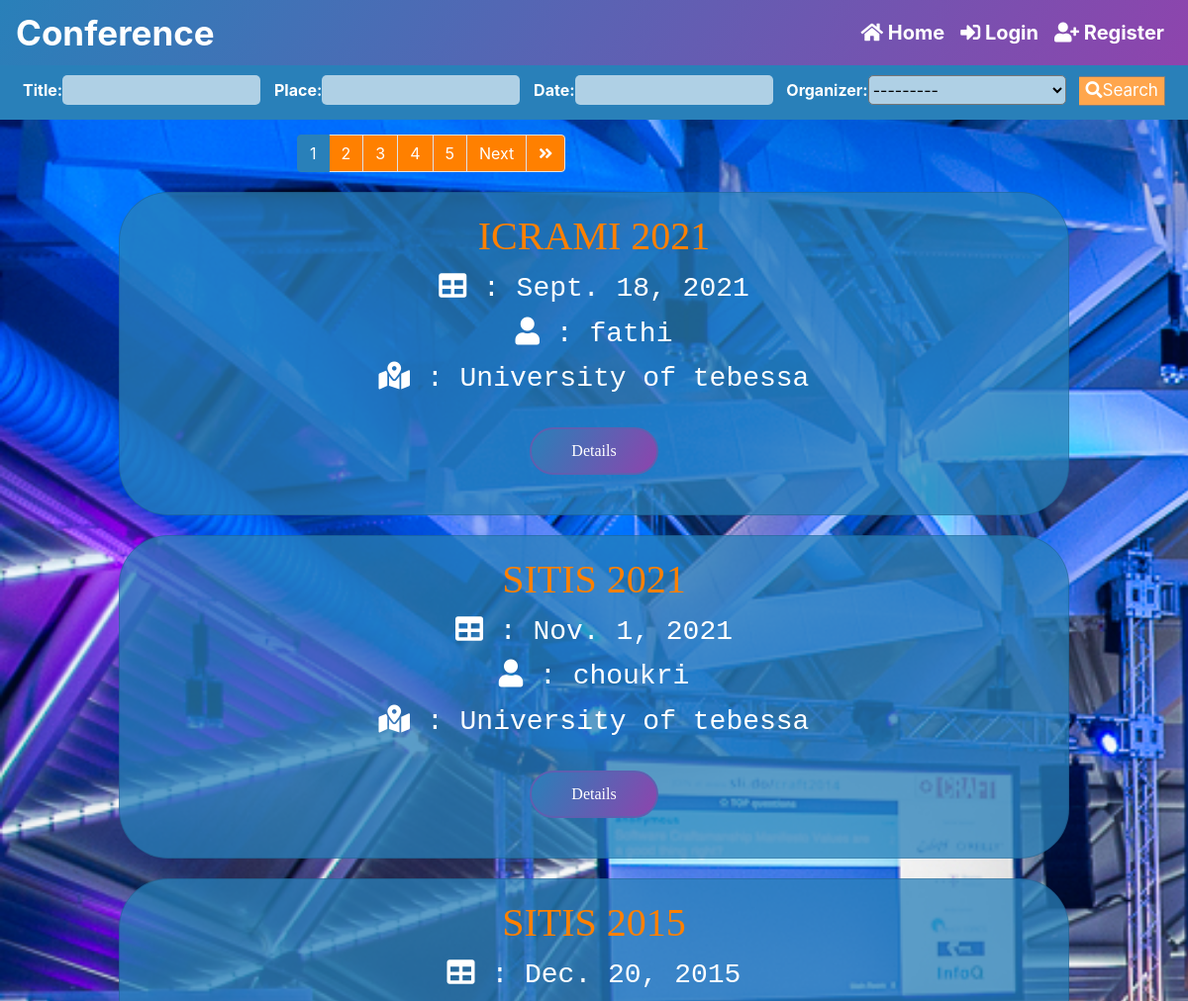
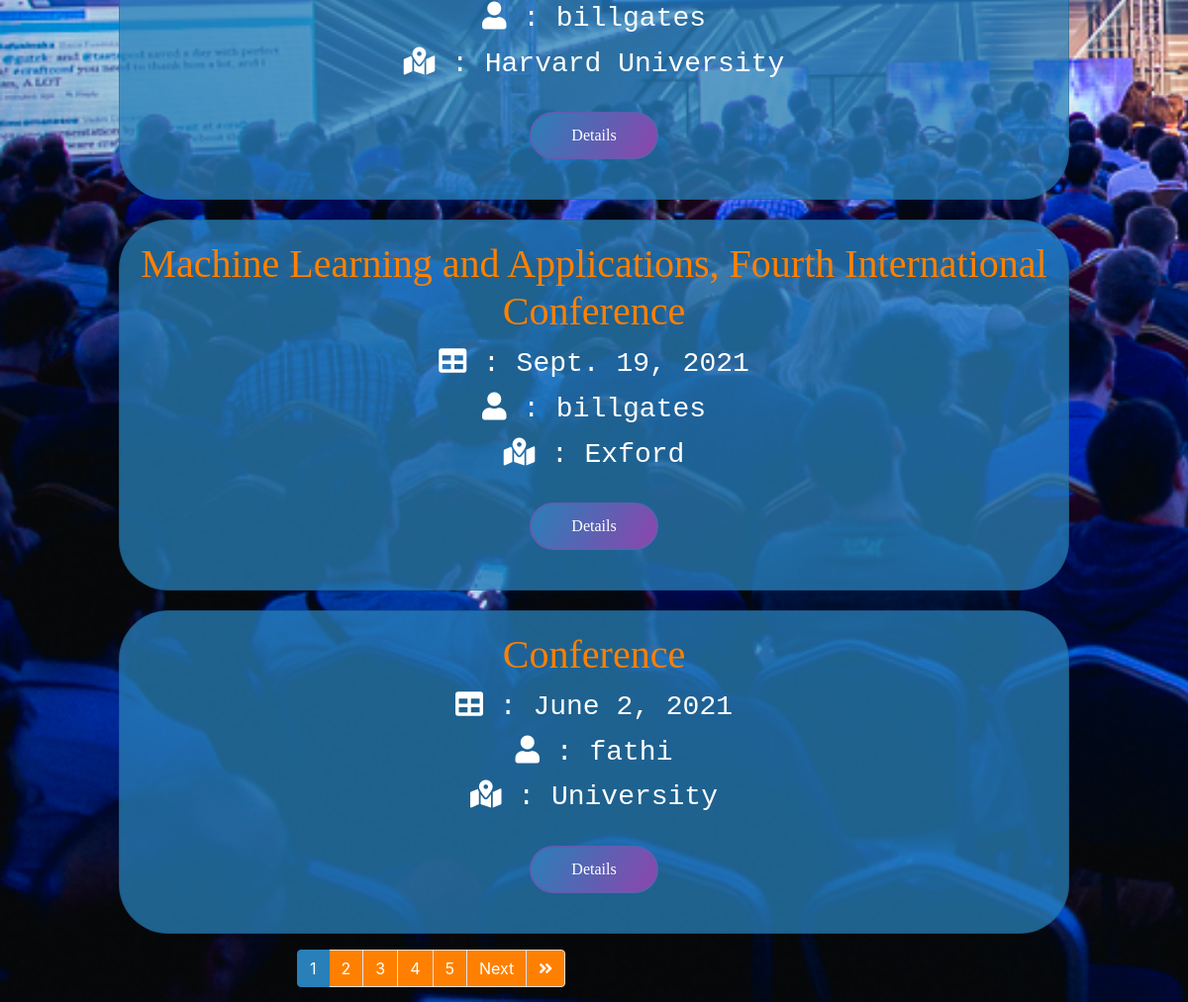
The page / on the database its author committed (2 pictures, top to bottom).
### conferences/models.py (models this page shows, shortened)
class Conference(models.Model):
    title = models.CharField(max_length=100)
    description = models.TextField(verbose_name='description')
    place = models.CharField(max_length=100)
    created_date = models.DateTimeField(auto_now_add=True)
    date = models.DateField()
    submission_deadline = models.DateField()
    confirmation_deadline = models.DateField()
    payment_deadline = models.DateField()
    pre_price = models.CharField(max_length=20, null=True, blank=True)
    post_price = models.CharField(max_length=20, null=True, blank=True)
    organizer = models.ForeignKey(User, on_delete=models.RESTRICT)
    def can_submit(self):
        return timezone.now().date() <= self.submission_deadline

### accounts/models.py (models this page shows, shortened)
class User(AbstractBaseUser):
    email = models.EmailField(verbose_name="email", max_length=254, unique=True)
    username = models.CharField(max_length=50, unique=True)
    first_name = models.CharField(max_length=20)
    last_name = models.CharField(max_length=20)
    date_joined = models.DateTimeField(verbose_name="join date", auto_now_add=True)
    last_login = models.DateTimeField(verbose_name="last login", auto_now=True)
    is_active = models.BooleanField(default=True)
    is_staff = models.BooleanField(default=False)
    is_admin = models.BooleanField(default=False)
    is_superuser = models.BooleanField(default=False)
    USERNAME_FIELD = 'email'
    REQUIRED_FIELDS = ['username', 'first_name', 'last_name']
    objects = UserManager()
    def __str__(self):
        return self.username

### conferences/views.py (the view)
class IndexView(generic.ListView):
    model = Conference
    def get_context_data(self, *, object_list=None, **kwargs):
        context = super().get_context_data(**kwargs)
        conferences = Conference.objects.all()
        filter = ConferenceFilter(self.request.GET, queryset=conferences)
        conferences = filter.qs
        paginator = Paginator(conferences, 5)
        page_number = self.request.GET.get('page')
        page_obj = paginator.get_page(page_number)
        context['object_list'] = conferences
        context['submission_list'] = Submission.objects.all()
        context['filter'] = filter
        context['page_obj'] = page_obj
        self.request.session['page'] = self.request.path
        return context

### conferences/templatetags/conference_extras.py (called while the page is built)
@register.simple_tag
def get_url(field_name, value, urlencode=None):
    url = "?{}={}".format(field_name, value)
    if urlencode:
        query = urlencode.split('&')
        filtered = filter(lambda p: p.split('=')[0] != field_name, query)
        encoded = '&'.join(filtered)
        url = '{}&{}'.format(url, encoded)
    return url

### conferences/templates/conferences/index.html (shortened to what this page needs)
{% extends 'base.html' %}
{% load humanize %}
{% load bootstrap %}
{% block content %}
    <div class="filter">
        <form method="get"  class="search">
            {{ filter.form }}
            <button type="submit"><i class="fa fa-search"></i>Search</button>
        </form>
    </div>
    {% if page_obj.has_next or page_obj.has_previous %}
        {% include 'includes/paginator.html' %}
    {% endif %}
    {% if object_list %}
        {% for conference in page_obj %}
            <div class="card mb-3" id="container">
                <div class="row no-gutters">
                    <div class="col-md-12">
                        <div class="card-body text-center">
                            <h1 class="card-title" id="conference">{{ conference.title }}</h1>
                            <h3 class="card-title org"><i class="fas fa-table"></i> : {{ conference.date }}</h3>
                            <h3 class="card-title org"><i class="fas fa-user"></i> : {{ conference.organizer }}</h3>
                            <h3 class="card-title org"><i class="fas fa-map-marked-alt"></i> : {{ conference.place }}</h3>
                            <a class="btn btn" href="{% url 'conference' conference.pk %}">Details</a>
                        </div>
                    </div>
                </div>
            </div>
        {% endfor %}
    {% else %}
        <div id="container" style="padding: 30px">
            <h1 style="color: #ff8000; text-align: center">There is no conferences</h1>
        </div>
    {% endif %}
    {% if page_obj.has_next or page_obj.has_previous %}
        {% include 'includes/paginator.html' %}
    {% endif %}
{% endblock %}

### templates/base.html (shortened to what this page needs)
{% load static %}
<!DOCTYPE html>
<html lang="en">
<head>
    <link rel="stylesheet" href="https://pro.fontawesome.com/releases/v5.10.0/css/all.css"
/>
    <link rel="stylesheet" href="https://cdn.jsdelivr.net/npm/bootstrap@4.6.0/dist/css/bootstrap.min.css"
>
    <link rel="stylesheet" href="{% static '/css/nav.css' %}">
    <link rel="stylesheet" href="{% static '/css/filter.css' %}">
    <link rel="stylesheet" href="{% static '/css/details.css' %}">
    <link rel="stylesheet" href="{% static '/css/profile.css' %}">
    <link rel="stylesheet" href="{% static '/css/home.css' %}">
    <link rel="stylesheet" href="{% static '/css/notifications.css' %}">
    <link rel="stylesheet" href="{% static '/css/pagination.css' %}">
    <link rel="stylesheet" href="{% static '/css/forms.css' %}">
</head>
<body style="background: url({% static '/images/bg.jpg' %}); background-repeat: no-repeat; background-attachment: fixed; background-size: cover">
    <main>
        {% include 'includes/nav.html' %}
        <article style="margin: auto auto 15px auto;">
            {% block content %}{% endblock %}
        </article>
    </main>
</body>
</html>

### templates/includes/nav.html (shortened to what this page needs)
<nav class="navbar navbar-expand-lg navbar-light sticky-top">
    <a href="{% url 'home' %}"id="home">Conference</a>
    <div class="collapse navbar-collapse" id="navbarNavDropdown">
        <ul class="navbar-nav ml-auto">
            <li class="nav-item">
                <a href="{% url 'home' %}" class="nav-link">
                    <i class="fa fa-home"></i> Home
                </a>
            </li>
            {% if request.user.is_authenticated %}
                <li class="nav-item">
                    <a href="{% url 'notifications' %}" class="nav-link "  >
                        <i class="fas fa-bell"></i> Notifications
                        {% if count_notifications %}
                            {{ count_notifications }}
                        {% endif %}
                    </a>
                </li>
                <li class="nav-item ">
                    <a href="{% url 'conference_create' %}" class="nav-link" >
                        <i class="far fa-plus-square"></i> Create Conference
                    </a>
                </li>
                <li class="nav-item dropdown">
                    <a href="#" class=" nav-link  dropdown-toggle"
                       role="button" id="dropdownMenuLink"
                       data-toggle="dropdown" aria-haspopup="true" aria-expanded="false" >
                        {{request.user.username}}
                    </a>
                    <ul class="navbar-nav ml-auto">
                        <div class ="dropdown-menu dropdown-menu-right">
                            <li class="nav-item">
                                <a href="{% url 'profile' request.user.username %}" class="nav-link dropdown-item"   >
                                    <i class="fas fa-user-circle"></i> Profile
                                </a>
                            </li>
                            <li class="nav-item">
                                <a href="{% url 'password_change' %}" class=" nav-link dropdown-item "  >
                                    <i class="fas fa-lock"></i> Change Password
                                </a>
                            </li>
                            {% if user.is_superuser %}
                            <li class="nav-item " >
                                <a href="/authentication/settings/admin" class="nav-link dropdown-item"  >
                                    <i class="fas fa-users-crown"></i> Admin Panel
                                </a>
                            </li>
                            {% endif %}
                            <li class="nav-item" >
                                <a href="{% url 'logout' %}" class=" nav-link dropdown-item" id="log" >
                                    <i class="fas fa-sign-out-alt"></i> Logout
                                </a>
                            </li>
                        </div>
                    </ul>
                </li>
            {% else %}
                <li class="nav-item">
                    <a href="{% url 'login' %}" class="nav-link">
                        <i class="fas fa-sign-in-alt"></i> Login
                    </a>
                </li>
                <li class="nav-item">
                    <a href="{% url 'register' %}" class="nav-link">
                        <i class="fas fa-user-plus"></i> Register
                    </a>
                </li>
            {% endif %}
        </ul>
    </div>
</nav>

### templates/includes/paginator.html (shortened to what this page needs)
{% load conference_extras %}
<ul class="pagination">
    {% for num in page_obj.paginator.page_range %}
        {% if page_obj.number == num %}
            <li class="page-item active">
                <span class="page-link">
                    {{ num }}
                </span>
            </li>
        {% elif num > page_obj.number|add:'-5' and num < page_obj.number|add:'5' %}
            <li class="page-item"><a class="page-link" href="{% get_url 'page' num request.GET.urlencode %}">{{ num }}</a></li>
        {% endif %}
    {% endfor %}
    {% if page_obj.has_next %}
        <li class="page-item">
            <a class="page-link" href="{% get_url 'page' page_obj.next_page_number request.GET.urlencode %}">Next</a>
        </li>
        <li class="page-item">
            <a class="page-link" href="{% get_url 'page' page_obj.paginator.num_pages request.GET.urlencode %}"><i class="fas fa-angle-double-right"></i></a>
        </li>
    {% endif %}
</ul>

### static/css/nav.css (style rules this page uses)
#home { font-size:35px; font-weight: bold; color: #fff; padding-left: 0; line-height: 50px; text-decoration: none; }
.navbar-light { background: linear-gradient(120deg,#2980b9,#8e44ad); }
nav ul li a { color: white !important; line-height: 20px; text-decoration: none; font-size: 20px; padding-bottom: 10px; font-weight: bold; }

### static/css/filter.css (style rules this page uses)
.filter { padding: 10px; text-align: center; background-color: #2980b9; color: white; font-weight: bold; word-spacing: 10px; margin-bottom: 15px; }
form.search button { background:#ffa64d; color: white; font-size: 17px; border: 1px solid grey; border-left: none; cursor: pointer; }

### static/css/home.css (style rules this page uses)
body { overflow-x: hidden; }
#container { background-color: #2980b9c0; width: 80%; margin: 20px auto auto auto; border-radius: 50px; color: white; }
a.btn { border: 1px; margin: 20px auto; background: linear-gradient(120deg,#2980b9,#8e44ad); text-align: center; border: 2px solid #5F5FB0; padding: 10px 40px; border-radius: 25px; outline: none; color: white; transition: 0.20s; cursor: pointer; transition: 0.25s; font-family: cursive; outline: none; }
#conference { font-family: cursive; color: #ff8000; }
.org { font-family: monospace; color: white; }

### static/css/pagination.css (style rules this page uses)
.pagination { margin: auto; width: 50%; max-width: 607px; }
.page-link { background-color: #ff8000; color: white; }
.page-item.active .page-link { background-color: #2980b9; border-color: #2980b9; }

### static/css/forms.css (style rules this page uses)
input { height: 30px; width: 200px; background-color: #ffffffa0 !important; color: #000 !important; border: #2980b9; border-radius: 5px; }
select { background-color: #ffffffa0 !important; color: #000 !important; width: 200px; height: 30px; border-radius: 5px; }
select option { background-color: #ffffff50 !important; color: #000 !important; font-size: 1.25em; }

### rows shown on the page
Conference: title "ICRAMI 2021", date "Sept. 18, 2021", organizer "fathi", place "University of tebessa"
Conference: title "SITIS 2021", date "Nov. 1, 2021", organizer "choukri", place "University of tebessa"
Conference: title "SITIS 2015", date "Dec. 20, 2015", organizer "billgates", place "Harvard University"
Conference: title "Machine Learning and Applications, Fourth International Conference", date "Sept. 19, 2021", organizer "billgates", place "Exford"
Conference: title "Conference", date "June 2, 2021", organizer "fathi", place "University"

### other values the page prints
{{ num }} "1" "1"
{{ num }} "2" "3" "4" "5" "2" "3" "4" "5"
